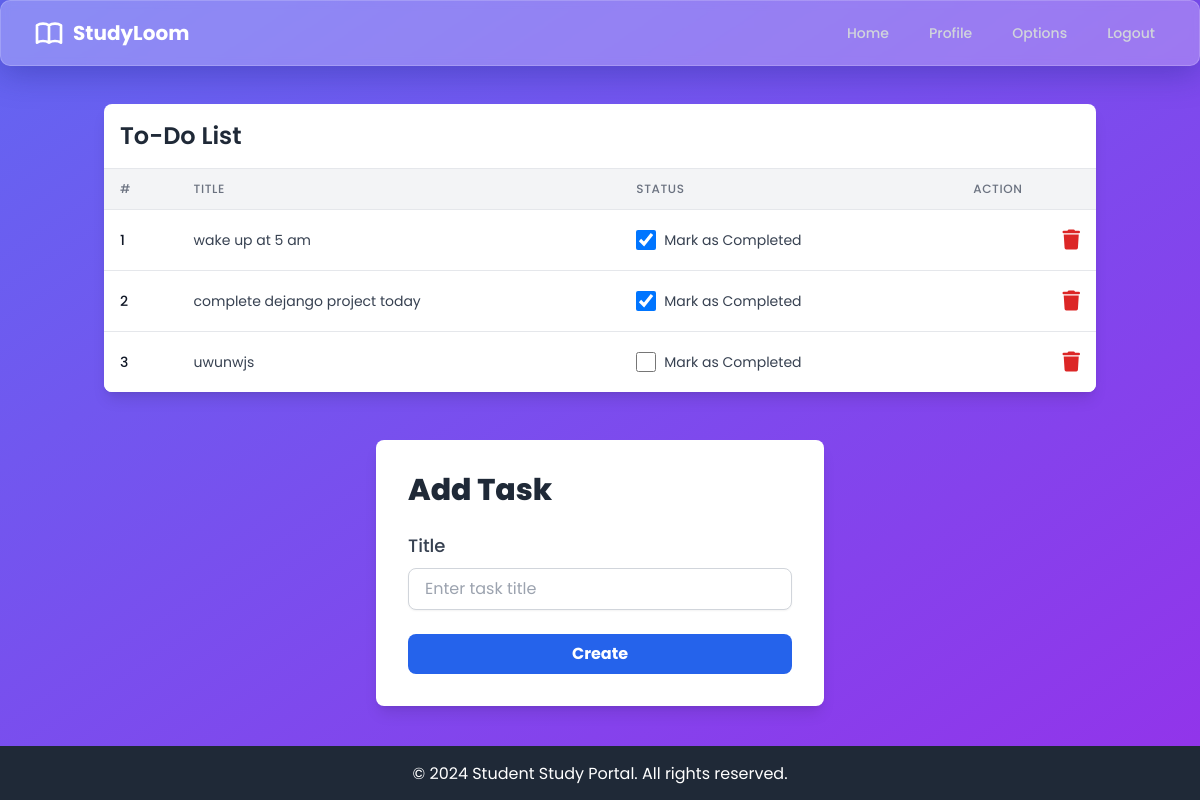
The app's page /todo (signed in) with its own data.
### dashboard/models.py (models this page shows, shortened)
class Todo(models.Model):
    user=models.ForeignKey(User,on_delete=models.CASCADE)
    title=models.CharField(max_length=100)
    is_finished=models.BooleanField(default=False)

### dashboard/views.py (the view)
# urls.py: path('todo',views.todo,name='todo'),
@login_required
def todo(request):
    if request.method== 'POST':
        form=TodoForm(request.POST)
        if form.is_valid():
            try:
                finished=request.POST["is_finished"]
                if finished=='on':
                    finished=True
                else:
                    finished=False
            except:
                finished=False
            todos= Todo(
                user=request.user,
                title=request.POST['title'],
                is_finished = finished
            )
            todos.save()
            messages.success(request,f"Todo Added succesfully by {request.user.username}")
    else:
        form=TodoForm()
    todo=Todo.objects.filter(user=request.user)
    if len(todo)==0:
        todos_done= True
    else:
        todos_done=False
    context={
        'form':form,
        'todos':todo,
        'todos_done':todos_done
    }
    return render(request,'dashboard/todo.html',context)

### dashboard/forms.py
class TodoForm(forms.ModelForm):
    class Meta:
        model=Todo
        fields=['title','is_finished']

### dashboard/templates/dashboard/todo.html (shortened to what this page needs)
{% extends 'dashboard/base.html' %}
{% load static %}
{% block content %}
<div class="container mx-auto px-4 py-6">
    {% if not todos_done %}
    <div class="bg-white shadow-lg rounded-lg overflow-hidden">
        <div class="p-4 border-b border-gray-200">
            <h2 class="text-2xl font-semibold text-gray-800">To-Do List</h2>
        </div>
        <div class="overflow-x-auto">
            <table class="min-w-full divide-y divide-gray-200">
                <thead class="bg-gray-100">
                    <tr>
                        <th class="px-4 py-3 text-left text-xs font-medium text-gray-500 uppercase tracking-wider">#</th>
                        <th class="px-4 py-3 text-left text-xs font-medium text-gray-500 uppercase tracking-wider">Title</th>
                        <th class="px-4 py-3 text-left text-xs font-medium text-gray-500 uppercase tracking-wider">Status</th>
                        <th class="px-4 py-3 text-left text-xs font-medium text-gray-500 uppercase tracking-wider">Action</th>
                    </tr>
                </thead>
                <tbody class="bg-white divide-y divide-gray-200">
                    {% for todo in todos %}
                    <tr>
                        <td class="px-4 py-4 whitespace-nowrap text-sm font-medium text-gray-900">{{ forloop.counter }}</td>
                        <td class="px-4 py-4 whitespace-nowrap text-sm text-gray-700">{{ todo.title }}</td>
                        <td class="px-4 py-4 whitespace-nowrap text-sm text-gray-700">
                            <a href="{% url 'update-todo' todo.id %}" class="flex items-center">
                                <input class="form-checkbox h-5 w-5 text-blue-600 border-gray-300 rounded" type="checkbox" {% if todo.is_finished %}checked{% endif %}>
                                <span class="ml-2">Mark as Completed</span>
                            </a>
                        </td>
                        <td class="px-4 py-4 whitespace-nowrap text-right text-sm font-medium">
                            <a href="{% url 'delete-todo' todo.id %}" class="text-red-600 hover:text-red-800">
                                <i class="fa fa-trash text-xl"></i>
                            </a>
                        </td>
                    </tr>
                    {% endfor %}
                </tbody>
            </table>
        </div>
    </div>
    {% else %}
    <div class="bg-blue-100 border border-blue-300 text-blue-700 px-4 py-3 rounded-md mt-4" role="alert">
        <strong class="font-semibold">All tasks completed!</strong>
        <span class="block sm:inline">You've finished all your tasks. Add more by creating new todos.</span>
    </div>
    {% endif %}
</div>
<div class="container mx-auto px-4 py-6">
    <div class="bg-white shadow-lg rounded-lg p-8 max-w-md mx-auto">
        <h2 class="text-3xl font-extrabold text-gray-800 mb-6">Add Task</h2>
        <form method="POST">
            <div class="mb-6">
                <label for="id_title" class="block text-lg font-medium text-gray-700 mb-2">Title</label>
                <input type="text" id="id_title" name="title" class="block w-full px-4 py-2 border border-gray-300 rounded-lg shadow-sm focus:outline-none focus:ring-2 focus:ring-blue-500 transition duration-150 ease-in-out" placeholder="Enter task title" required>
            </div>
            <button type="submit" class="w-full px-4 py-2 bg-blue-600 text-white font-bold rounded-lg hover:bg-blue-700 focus:outline-none focus:ring-2 focus:ring-blue-500 transition duration-150 ease-in-out">
                Create
            </button>
        </form>
    </div>
</div>
{% endblock content %}

### dashboard/templates/dashboard/base.html (style rules this page uses)
body { font-family: 'Poppins', sans-serif; }

### records on screen
Todo: title "wake up at 5 am", is_finished "☑"
Todo: title "complete dejango project today", is_finished "☑"
Todo: title "uwunwjs"
